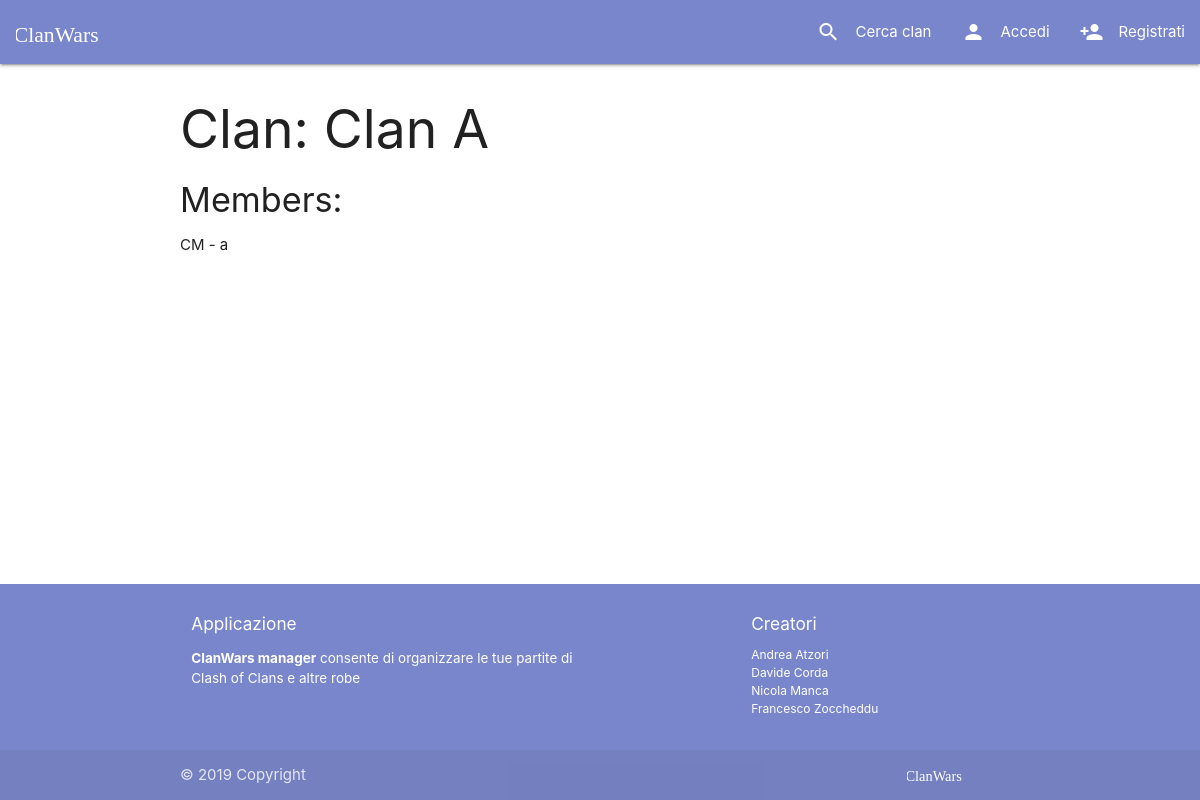
The page /clans/1 on the database as committed earlier.
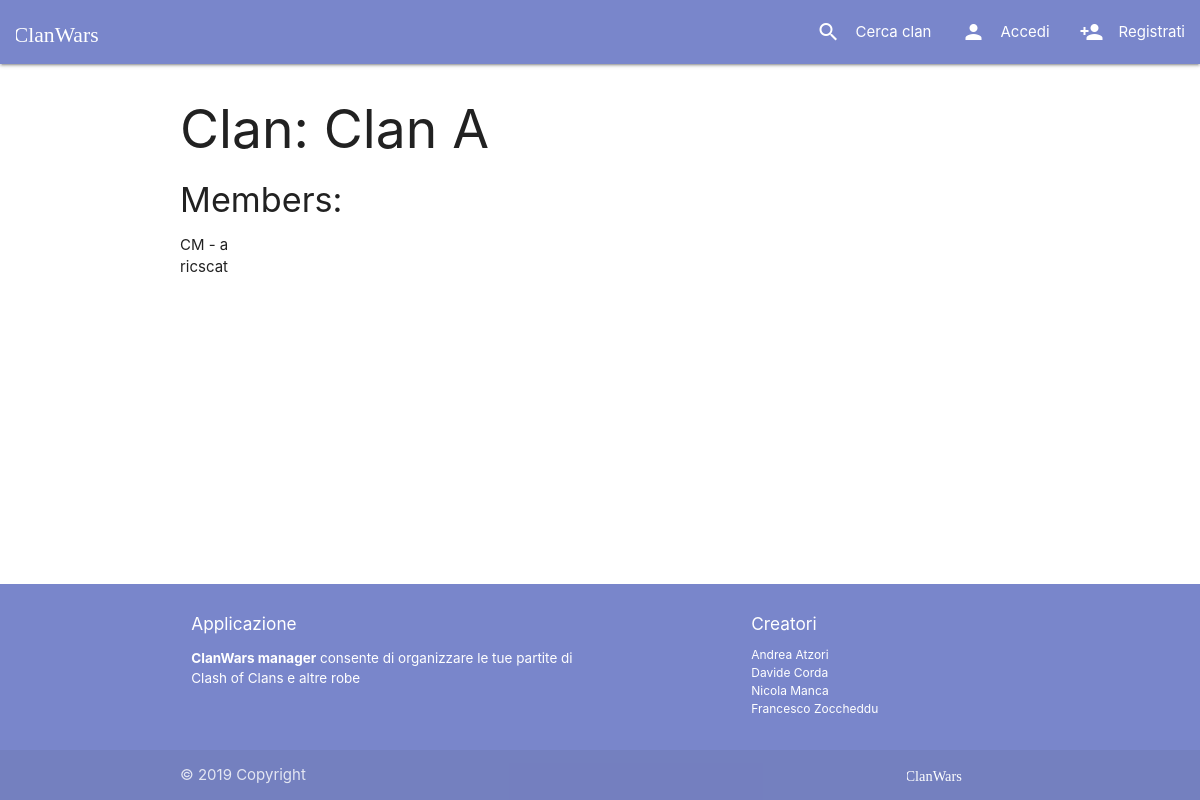
The same page on the database as committed later.
### manager/models.py (models this page shows, shortened)
class User(AbstractUser):
    clan = models.ForeignKey("Clan", on_delete=models.SET_NULL, null=True, blank=True, related_name="members")

### manager/views/clans.py (the view)
# urls.py: path(r'<int:pk>', ClanDetailsDispatcherView.as_view(), name='clans_details'),
class ClanDetailsDispatcherView(View):
    def dispatch(self, request, **kwargs):
        clan = get_object_or_404(Clan, pk=self.kwargs.get("pk"))
        if request.user.is_authenticated and clan.clanMaster == request.user:
            view = ClanUpdateView.as_view()
        else:
            view = ClanDetailsView.as_view()
        return view(request, **kwargs)

### manager/templates/clans/details.html (shortened to what this page needs)
{% extends 'base.html' %}
{% block content %}
    <h2>Clan: {{clan.name}}</h2>
    <h4>Members:</h4>
    <ul>
        {% for member in clan.members.all %}
            <li>
                {% if clan.clanMaster == member%}
                    CM -
                {% endif %}
                {{member.username}}
            </li>
        {% endfor %}
    </ul>
{% endblock %}

Rows that differ between the two databases and show on the page:
added User: username "ricscat"
